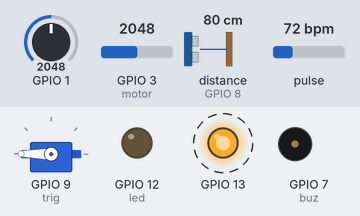
Recording of a sketch running on a simulated ESP32-S3. Shown: servo, output pins drawn as LEDs (lit = HIGH), buzzer (waves = sounding, pin HIGH). Dashed ring = blinking. The test bench sets the inputs (shaded band); at power-on: GPIO 3 (motor) = 2048, pulse 72 bpm, GPIO 1 = 2048, distance to the obstacle (sensor on GPIO 8) 80 cm. The echo pulse lasts 58.3 µs per cm; pins used as bus, display or sensor lines are not drawn.

Above: at 1.3 s.
1.4 s: GPIO 3 (motor) set to 2866
At 2.4 s:
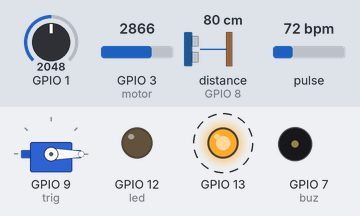
4.5 s: GPIO 3 (motor) set to 510
At 5.4 s:
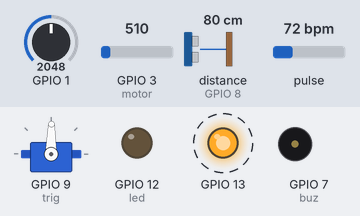
7.6 s: GPIO 3 (motor) set to 590
At 8.4 s:
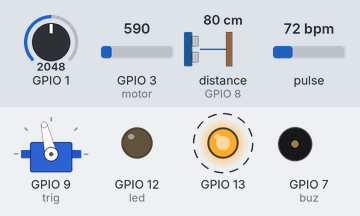
10.7 s: pulse set to 118 bpm
13.8 s: pulse set to 122 bpm
At 15.2 s:
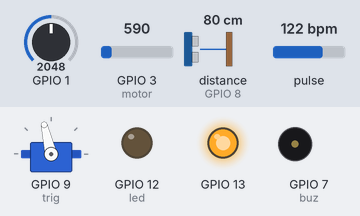
15.5 s: GPIO 3 (motor) set to 340
At 16.8 s:
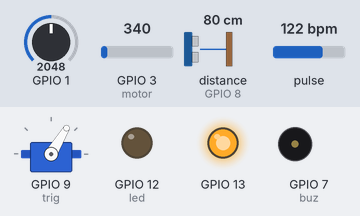
Timing chart, 0 to 18.1 s (numbered marks = the images above; inputs shaded):
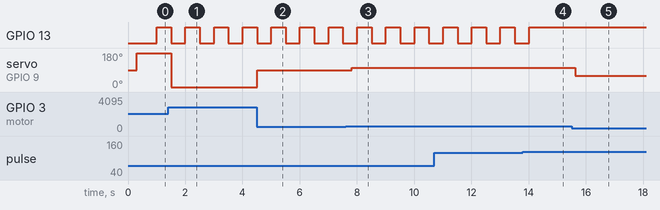

The sketch:

modelo_arduino.ino
```cpp
#include <SoftwareSerial.h>
#include <Servo.h>
Servo myservo;

#include <Ticker.h>
SoftwareSerial gas(10, 11);

#define USE_ARDUINO_INTERRUPTS true
#include <PulseSensorPlayground.h>
SoftwareSerial pulso(3, 4);

SoftwareSerial temperatura(5, 6);

SoftwareSerial proximidad(9, 8);

//Variable global
float pot = -1;
int myBPM = 0;
int sensorTemp = 0;
int led = 12;
int buz = 7;

long duracion;
long distancia = 0;
int echo = 8;
int trig = 9;
int pos = 0;

//Variables pulso
const int PulseWire2 = 1;
const int LED13 = 13;
int Threshold = 550;

PulseSensorPlayground pulseSensor;

//Variables temperatura
int tempval;

//Codigo del sensor de Gas

void SensorDeGas() {
  int rango_dato = analogRead(A0);

  float voltaje = rango_dato * (5.0 / 1023.0);
  //Calculamos Rs con un RL de 1k
  float Rs = 1000 * ((5 - voltaje) / voltaje);
  // calculamos la concentración  de alcohol con la ecuación obtenida.
  double alcohol = 0.4091 * pow(Rs / 5463, -1.497);

  if (pot != alcohol) {
    pot = alcohol;
    gas.println(pot);
  }
}

void fnDistancia() {
  //Para estabilizar nuestro módulo ultrasónico
  digitalWrite(trig, LOW);
  delayMicroseconds(4);
  //disparo de un pulso en el trigger de longitud 10us
  digitalWrite(trig, HIGH);
  delayMicroseconds(10);
  digitalWrite(trig, LOW);
  //Lectura de la duración del pulso HIGH generado hasta recibir el Echo
  duracion = pulseIn(echo, HIGH);
  //Calculo distancia


  if (distancia > 300 && distancia <= 400) {
    digitalWrite(led, HIGH);
  } else if (distancia > 400) {
    digitalWrite(led, LOW);
  } else if (distancia > 380) {
    pinMode(buz, HIGH);
  }

  if (distancia != duracion / 100) {
    distancia = duracion / 100;  // (cm) //58.4//100 para elegir nuestro rango
    proximidad.println(distancia);
  }
}

void SensorPulso() {
  int bpm = pulseSensor.getBeatsPerMinute();
  pulseSensor.sawStartOfBeat();
  if (myBPM != bpm) {
    myBPM = bpm;
    pulso.println(myBPM);
  }
}

//Codigo del sensor de Temperatura
void SensorTemperatura() {
  tempval = analogRead(A2);
  float mv = (tempval / 1024.0) * 5000;
  float temp = mv / 10;
  if (sensorTemp != temp) {
    sensorTemp = temp;
    temperatura.println(sensorTemp);
  }
}

void motor() {
  int val = analogRead(3);
  val = map(val, 0, 1023, 0, 180);
  myservo.write(val);
}

Ticker ticDistancia(fnDistancia, 500);  //Funcion, tiempo
Ticker ticGas(SensorDeGas, 500);
Ticker ticPulso(SensorPulso, 500);
Ticker ticTemperatura(SensorTemperatura, 500);
Ticker ticMotor(motor, 300);

double EnviarGas;

void setup() {
  pinMode(led, OUTPUT);
  pinMode(buz, OUTPUT);
  /**********************
   * Sensor de proximidad
   *********************/
  Serial.begin(9600);
  pinMode(trig, OUTPUT);  // emisor
  pinMode(echo, INPUT);   // Receptor
  myservo.attach(9);
  /**********************
   * Sensor de proximidad
   *********************/
  gas.begin(9600);
  ticDistancia.start();

  ticGas.start();
  /**********************
   * Sensor de pulso
   *********************/
  pulso.begin(9600);
  // Configure the PulseSensor object, by assigning our variables to it.
  pulseSensor.analogInput(PulseWire2);
  //auto-magically blink Arduino's LED with heartbeat.
  pulseSensor.blinkOnPulse(LED13);
  pulseSensor.setThreshold(Threshold);
  pulseSensor.begin();
  ticPulso.start();

  //Sensor de pulso
  temperatura.begin(9600);
  ticTemperatura.start();

  ticMotor.start();
}

void loop() {
  ticDistancia.update();
  ticGas.update();
  ticPulso.update();
  ticTemperatura.update();
  ticMotor.update();
}
```

Measured:
- the behaviour switches between 119 and 120 bpm on pulse (found by bisection; images 3 and 4)
- after the input at 1.4 s, servo on GPIO 9 (trig): 180° → 0° after 0.11 s
- after the input at 4.5 s, servo on GPIO 9 (trig): 0° → 89° at once
- after the input at 7.6 s, servo on GPIO 9 (trig): 89° → 103° after 0.22 s
- after the input at 13.8 s, GPIO 13: goes on until 14.0 s, then stays HIGH
- after the input at 15.5 s, servo on GPIO 9 (trig): 103° → 59° after 0.13 s
- by itself, GPIO 13: alternates HIGH for 0.50 s and LOW for 0.50 s
